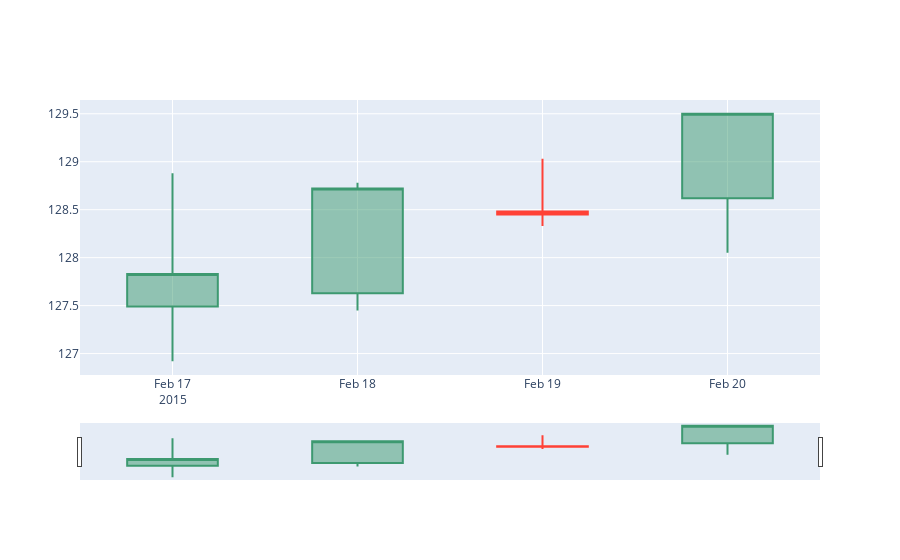

Notebook cell for this chart:
### Code cell
fig.add_candlestick(

### Figure 1 — Plotly figure (JSON) as saved in the notebook; plotly's stock layout.template omitted (floating-point values rounded to 4 significant figures)
{"data": [{"close": [127.8, 128.7, 128.4, 129.5], "high": [128.9, 128.8, 129.0, 129.5], "low": [126.9, 127.4, 128.3, 128.1], "open": [127.5, 127.6, 128.5, 128.6], "type": "candlestick", "x": ["2015-02-17", "2015-02-18", "2015-02-19", "2015-02-20"]}, {"type": "candlestick"}], "layout": {}}
